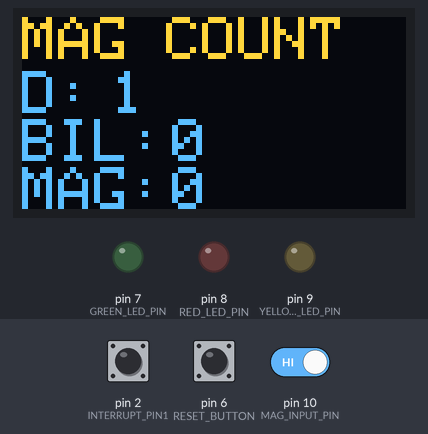
The sketch below on a simulated Arduino Uno, built with avr-gcc and run on an emulated ATmega328P. Shown: 128×64 one-colour display, output pins drawn as LEDs (lit = HIGH). The test bench sets the inputs (shaded band); at power-on: pin 2 (INTERRUPT_PIN1) LOW, pin 10 (MAG_INPUT_PIN) HIGH, pin 6 (RESET_BUTTON) HIGH. The OLED is the two-colour kind (top 16 rows yellow).

Above: at 1.2 s.
1.3 s: pin 2 (INTERRUPT_PIN1) pulled HIGH for 0.15 s
At 2.4 s:
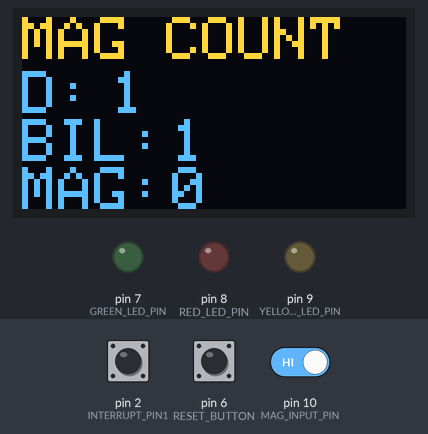
2.9 s: pin 10 (MAG_INPUT_PIN) driven LOW
At 3.3 s:
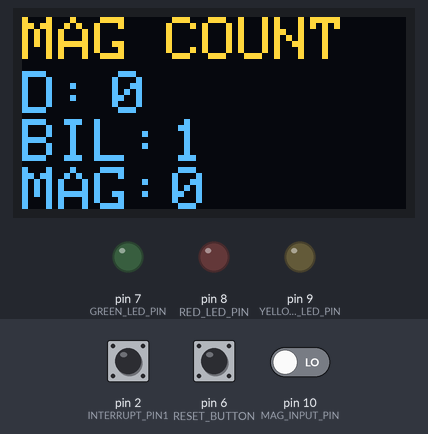
4.4 s: pin 6 (RESET_BUTTON) pulled LOW for 0.15 s
At 5.7 s:
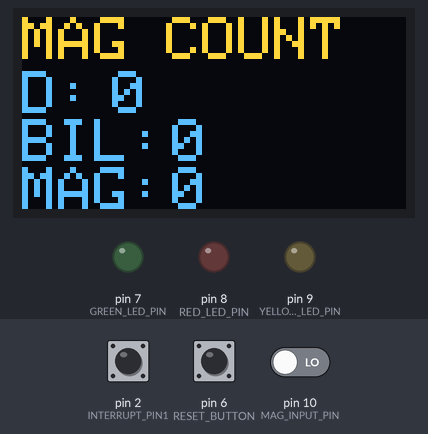
6.0 s: pin 2 (INTERRUPT_PIN1) pulled HIGH for 1 s
At 6.6 s:
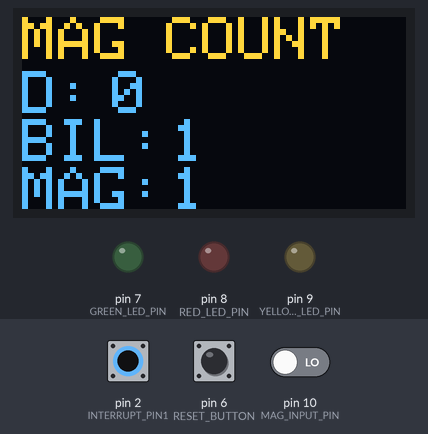
8.5 s: pin 10 (MAG_INPUT_PIN) driven HIGH
At 9.5 s:
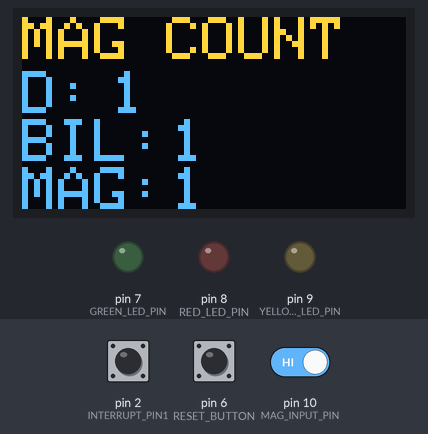
Timing chart, 0 to 11.0 s (numbered marks = the images above; inputs shaded):
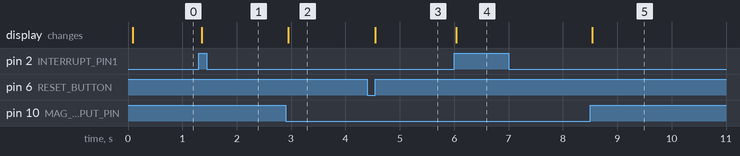

Measured:
- after the input at 1.3 s, the display: changes after 0.06 s (image 1)
- after the input at 2.9 s, the display: changes after 0.05 s (image 2)
- after the input at 4.4 s, the display: changes after 0.15 s (image 3)
- after the input at 6.0 s, the display: changes at once (image 4)
- after the input at 8.5 s, the display: changes at once (image 5)

The sketch:

moneyCounterMagTapeHeadCounter.ino
```cpp
#include <Adafruit_GFX.h>
#include <Adafruit_SSD1306.h>

// OLED display dimensions
#define SCREEN_WIDTH 128
#define SCREEN_HEIGHT 64
#define OLED_RESET -1
Adafruit_SSD1306 display(SCREEN_WIDTH, SCREEN_HEIGHT, &Wire, OLED_RESET);

// Pin definitions
#define INTERRUPT_PIN1 2
#define MAG_INPUT_PIN 10
#define GREEN_LED_PIN 7
#define RED_LED_PIN 8
#define YELLOW_LED_PIN 9
#define RESET_BUTTON 6

// Threshold values for bill validation
#define BILL_MISSING_MAX 110
#define BILL_VALID_MIN 120
#define BILL_VALID_MAX 300
#define BILL_INVALID_MIN 350

// Global variables
volatile unsigned long counter1 = 0; // Counter for interrupt pin
volatile unsigned long magCounter = 0; // Counter for magnetic sensor flags
volatile unsigned long lastInterruptTime1 = 0; // Last interrupt time for pin 2
volatile int pinValue = 4; // Variable to store the read value
int magValue = 0; // Variable to store magnetic sensor value
char formattedOutput[5]; // Array to hold formatted output

void setup() {
  // Initialize pin modes
  pinMode(MAG_INPUT_PIN, INPUT);
  pinMode(GREEN_LED_PIN, OUTPUT);
  pinMode(RED_LED_PIN, OUTPUT);
  pinMode(YELLOW_LED_PIN, OUTPUT);
  pinMode(INTERRUPT_PIN1, INPUT);
  pinMode(RESET_BUTTON, INPUT_PULLUP);

  // Initialize LEDs to off state
  digitalWrite(GREEN_LED_PIN, LOW);
  digitalWrite(RED_LED_PIN, LOW);
  digitalWrite(YELLOW_LED_PIN, LOW);

  // Attach interrupt to pin 2 to trigger on rising edge
  attachInterrupt(digitalPinToInterrupt(INTERRUPT_PIN1), handleInterrupt1, RISING);

  // Initialize the OLED display
  if (!display.begin(SSD1306_SWITCHCAPVCC, 0x3C)) {
    for (;;); // Enter infinite loop if display initialization fails
  }

  // Clear the display buffer
  display.clearDisplay();

  // Set text color to white
  display.setTextColor(SSD1306_WHITE, BLACK);

  // Set cursor and print initial text
  display.setCursor(0, 0);
  display.setTextSize(2);
  display.print("MAG COUNT");

  display.setCursor(0, 18);
  display.print("D: ");

  // Read initial magnetic sensor value
  magValue = (PINB & B00000100) >> 2;

  // Display the formatted magnetic sensor value
  display.setCursor(30, 18);
  display.print(magValue);

  display.setCursor(0, 34);
  display.print("BIL: ");

  display.setCursor(0, 50);
  display.print("MAG: ");

  display.display();
}

void loop() {
  int resetButtonReading = digitalRead(RESET_BUTTON);

  // Reset counter if reset button is pressed
  if (resetButtonReading == LOW) {
    counter1 = 0;
    magCounter = 0;
    delay(100);
  }

  // Read magnetic sensor value
  magValue = (PINB & B00000100) >> 2;

  // Display the formatted magnetic sensor value
  display.setCursor(30, 18);
  display.print(magValue);

  // Display counters
  display.setCursor(50, 34);
  display.print(counter1);
  display.print("    ");

  display.setCursor(50, 50);
  display.print(magCounter);
  display.print("    ");

  display.display();

}

void handleInterrupt1() {
  counter1++;
  // Loop and read pin 10 for 50 cycles with a 1 ms delay
  for (int i = 0; i < 50; i++) {
    pinValue = (PINB & B00000100) >> 2;  // Read bit 2 of Port B (pin 10)
    if (pinValue == 0) {  // If pin 10 goes low
      magCounter++;
      break;  // Exit the loop
    }
    delay(1);  // 1 ms delay
  }
}

void formatToFourDigits(int num, char* formattedOutput) {
  // Format the number as a 4-digit integer with leading zeros if necessary
  sprintf(formattedOutput, "%04d", num);
}
```
